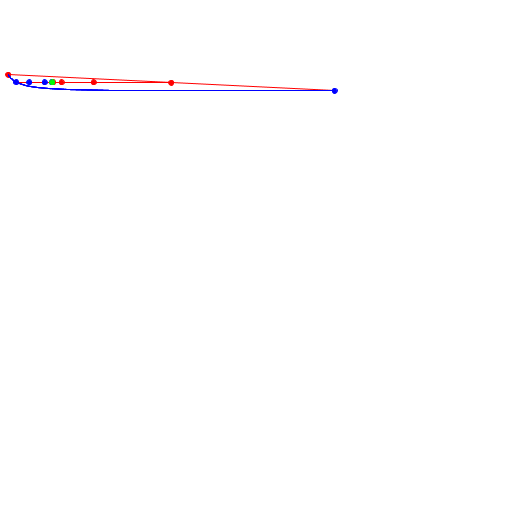
Frame 1 (no input)
Frame 60 (the mouse pressed at the canvas centre just before this capture): identical to frame 1, image omitted
Frame 120 (the mouse held since frame 60 and released just before this capture): identical to frame 1, image omitted

The Processing sketch that drew this single still picture (run headless with seeded random() and noise(); from frame 60 on, the mouse is pressed at the canvas centre):

// Processing sketch: NakamuraAlphaAHMPDE
// ── NakamuraAlphaAHMPDE.pde
// April 26 2024
// implements
// Nakamura, Yoshimasa. "Algorithms associated with arithmetic, geometric and harmonic means and integrable systems." Journal of computational and applied mathematics 131.1-2 (2001): 161-174.

float m=0, M=512;
double alpha;



double A(double x, double y)
{
  return (x+y)/2.0;
}

double G(double x, double y)
{
  return Math.sqrt(x*y);
}

double H(double x, double y)
{
  return 1/(A(1/x, 1/y));
}



double A(double alpha, double x, double y)
{
  return alpha*x+(1-alpha)*y;
}


double H(double alpha, double x, double y)
{
  return 1/(A(alpha, 1/x, 1/y));
}


double x1, y1, x2, y2;
double gx, gy;

void init()
{
  x1=M*Math.random();
  y1=M*Math.random();
  x2=M*Math.random();
  y2=M*Math.random();

  gx=G(x1, x2);
  gy=G(y1, y2);
}

void setup()
{
  size(512, 512);
  init();
}

void strokefill(int r, int g, int b) {
  stroke(r, g, b);
  fill(r, g, b);
}

void drawAgeodesic(double xx1, double yy1, double xx2, double yy2)
{
  line((float)xx1, (float)yy1, (float)xx2, (float)yy2);
}


void drawHgeodesic(double xx1, double yy1, double xx2, double yy2)
{
  double xx, yy, xxt, yyt;
  double alpha, dalpha=0.05;

  for (alpha=0; alpha<1; alpha+=dalpha)
  {
    xx=H(alpha, x1, x2);
    yy=H(alpha, y1, y2);
    xxt=H(alpha+dalpha, x1, x2);
    yyt=H(alpha+dalpha, y1, y2);
    line((float)xx, (float)yy, (float)xxt, (float)yyt);
  }
}


void draw()
{
  int i;
  double px1, px2, py1, py2;
  double npx1, npx2, npy1, npy2;

  background(255);


  px1=x1;
  py1=y1;
  
  px2=x2;
  py2=y2;

  for (i=0; i<5; i++)
  {
    strokefill(255, 0, 0);
    ellipse((float)px1, (float)py1, 5, 5);
    drawAgeodesic(px1, py1, px2, py2);
    
    strokefill(0, 0, 255);
    ellipse((float)px2, (float)py2, 5, 5);
    drawHgeodesic(px1, py1, px2, py2);

// AHM mean converges to AGM mean
    npx1=A(px1, px2);
    npx2=H(px1, px2);
    
    npy1=A(py1, py2);
    npy2=H(py1, py2);

    px1=npx1;
    py1=npy1;
    
    px2=npx2;
    py2=npy2;
  }
  
  double err=Math.abs(gx-px1);

System.out.println(i+" iterations: Geometric mean: "+gx+" AHM mean:"+px1+"  error:"+err);

  strokefill(0, 255, 0);
  ellipse((float)gx, (float)gy, 5, 5);
}

void keyPressed()
{
  if (key=='q') exit();
  if (key==' ') {
    System.out.println("new data set");
    init();
    draw();
  }
}
